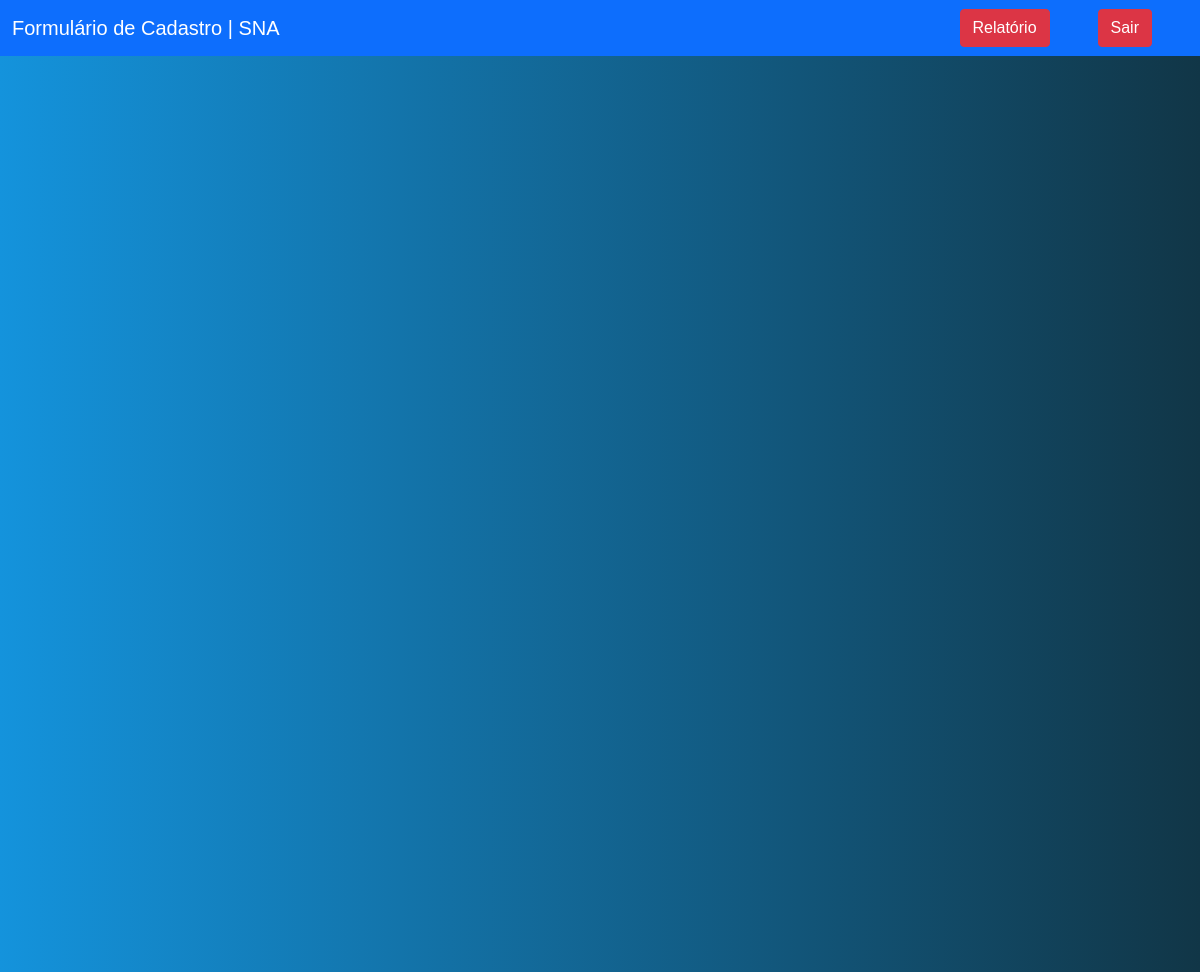
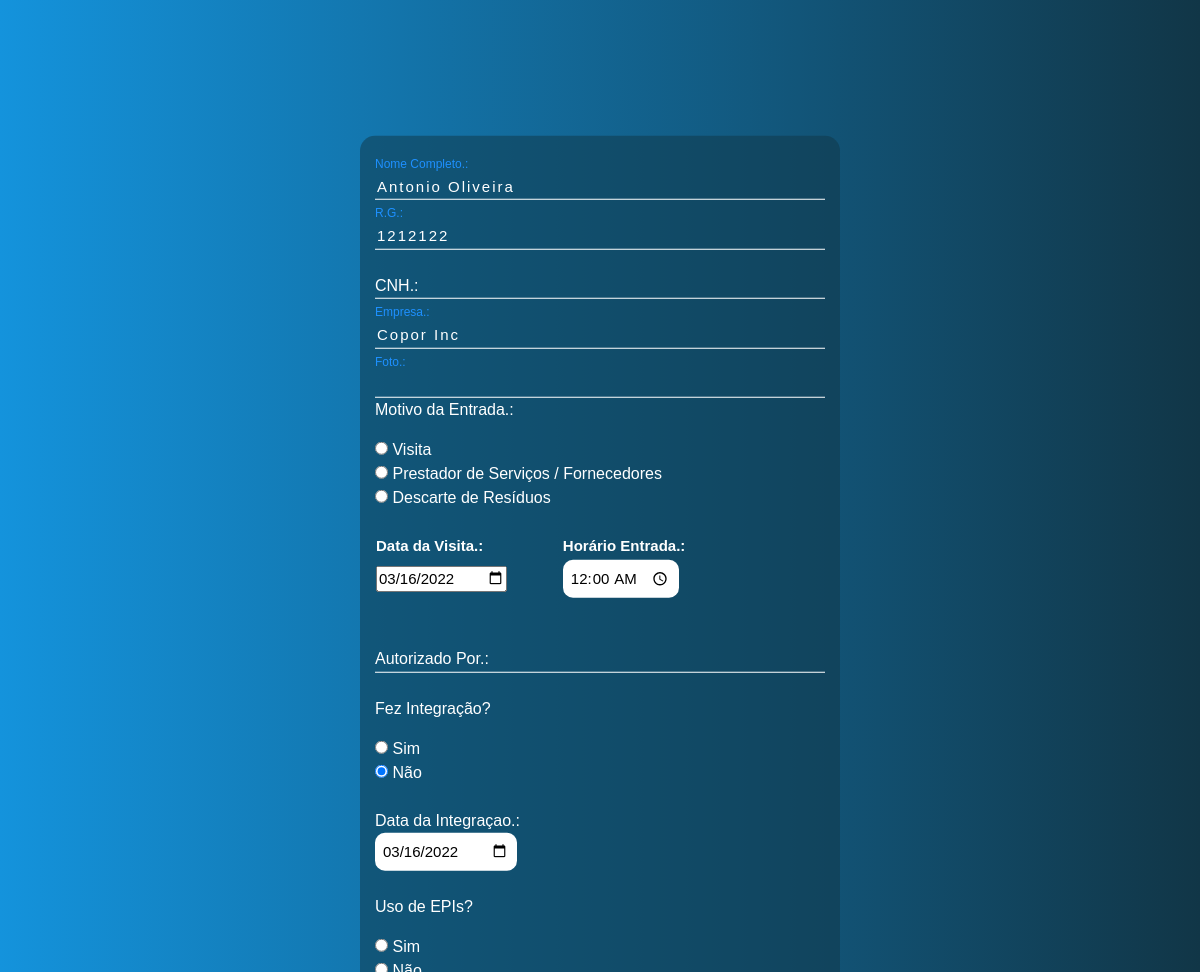
/formulario/edit.php?id=9, run on the app's committed database (2 pictures, top to bottom).
### tables this page shows
CREATE TABLE `tab_cadastro` (
  `id` int(11) NOT NULL,
  `nome` varchar(45) NOT NULL,
  `rg` varchar(20) NOT NULL,
  `cnh` varchar(20) NOT NULL,
  `empresa` varchar(45) NOT NULL,
  `foto` varchar(50) NOT NULL,
  `motivo` varchar(50) NOT NULL,
  `autorizadopor` varchar(50) NOT NULL,
  `data_visita` date NOT NULL,
  `Hora_Entrada` time NOT NULL,
  `integracao` varchar(15) NOT NULL,
  `data_integ` date NOT NULL,
  `usoepis` varchar(20) NOT NULL,
  `observ` varchar(100) NOT NULL,
  `login` varchar(20) DEFAULT NULL,
  `senha` varchar(10) DEFAULT NULL
);

### formulario/edit.php (the view, shortened to what this page needs)
<?php
    include_once('config.php');
    if(!empty($_GET['id']))
    {
        $id = $_GET['id'];
        $sqlSelect = "SELECT * FROM tab_cadastro WHERE id=$id";
        $result = $conexao->query($sqlSelect);
        if($result->num_rows > 0)
        {
            while($user_data = mysqli_fetch_assoc($result))
            {
                $nome = $user_data['nome'];
                $rg = $user_data['rg'];
                $cnh = $user_data['cnh'];
                $empresa = $user_data['empresa'];
                $foto = $user_data['foto'];
                $motivo = $user_data['motivo'];
                $data_visita = $user_data['data_visita'];
                $Hora_Entrada = $user_data['Hora_Entrada'];
                $autorizadopor = $user_data['autorizadopor'];
                $integracao = $user_data['integracao'];
                $data_integ = $user_data['data_integ'];
                $usoepis = $user_data['usoepis'];
            }
        }
        else
        {
            header('Location: sistema.php');
        }
    }
    else
        {
            header('Location: sistema.php');
        }
?>
<!DOCTYPE html>
<html lang="en">
<head>
    <link href="https://cdn.jsdelivr.net/npm/bootstrap@5.0.2/dist/css/bootstrap.min.css" rel="stylesheet">
</head>
<body>
    <nav class="navbar navbar-expand-lg navbar-dark bg-primary">
        <div class="container-fluid">
            <a class="navbar-brand" href="#">Formulário de Cadastro | SNA</a>
        </div>
        <div class="d-flex">
            <a href="sistema.php" class="btn btn-danger me-5">Relatório</a>
        </div>
        <div class="d-flex">
            <a href="sair.php" class="btn btn-danger me-5">Sair</a>
        </div>
    </nav>
    <div class="FotoPerfil">
    </div>
    <div class="box">
        <form action="formulario.php" method="POST">
            <fieldset>
                <br>
                <div class="inputBox">
                    <input type="text" name="nome" id="nome" class="inputUser" value="<?php echo $nome ?>" required>
                    <label for="nome" class="labelInput">Nome Completo.:</label>
                </div>
                <br>
                <div class="inputBox">
                    <input type="text" name="rg" id="rg" class="inputUser" value="<?php echo $rg ?>" required>
                    <label for="rg" class="labelInput">R.G.:</label>
                </div>
                <br>
                <div class="inputBox">
                    <input type="text" name="cnh" id="cnh" class="inputUser" value="<?php echo $cnh ?>" required>
                    <label for="cnh" class="labelInput">CNH.:</label>
                </div>
                <br>
                <div class="inputBox">
                    <input type="text" name="empresa" id="empresa" class="inputUser" value="<?php echo $empresa ?>" required>
                    <label for="empresa" class="labelInput">Empresa.:</label>
                </div>
                <br>
                <div class="inputBox">
                    <input type="text" name="foto" id="foto" class="inputUser" value="<?php echo $foto ?>">
                    <label for="foto" class="labelInput">Foto.:</label>
                </div>
                <p>Motivo da Entrada.:</p>
                <input type="radio" id="visita" name="motivo" value="visita" <?php echo $motivo == 'visita' ? 'checked' : '' ?> required>
                <label for="visita">Visita</label>
                <br>
                <input type="radio" id="prestserv" name="motivo" value="prestserv" <?php echo $motivo == 'prestserv' ? 'checked' : '' ?> required>
                <label for="prestserv">Prestador de Serviços / Fornecedores</label>
                <br>
                <input type="radio" id="descarte" name="motivo" value="descarte" <?php echo $motivo == 'descarte' ? 'checked' : '' ?> required>
                <label for="descarte">Descarte de Resíduos</label>
                <br><br>
                <table>
                    <tr>
                        <th>Data da Visita.:</th>
                        <th>Horário Entrada.:</th>
                    </tr>
                    <tr>
                        <td><input type="date" name="data_visita" id="data_visita" value="<?php echo $data_visita ?>" required></td>
                        <td><input type="time" name="Hora_Entrada" id="Hora_Entrada" value="<?php echo $Hora_Entrada ?>" required></td>
                    </tr>
                </table>
                <br><br>
                <div class="inputBox">
                    <input type="text" name="autorizadopor" id="autorizadopor" class="inputUser" value="<?php echo $autorizadopor ?>" required>
                    <label for="motivo" class="labelInput">Autorizado Por.:</label>
                </div>
                <br>
                <p>Fez Integração?</p>
                <input type="radio" id="sim" name="integ" value="sim" <?php echo $integracao == 'sim' ? 'checked' : '' ?> required>
                <label for="sim">Sim</label>
                <br>
                <input type="radio" id="nao" name="integ" value="nao" <?php echo $integracao == 'nao' ? 'checked' : '' ?> required>
                <label for="nao">Não</label>
                <br><br>
                <label for="data_integracao">Data da Integraçao.:</label><br>
                <input type="date" name="data_integracao" id="data_integracao" value="<?php echo $data_integ ?>" required>
                <br><br>
                 <p>Uso de EPIs?</p>
                <input type="radio" id="sim" name="usoepis" value="sim" <?php echo $usoepis == 'sim' ? 'checked' : '' ?> required>
                <label for="sim">Sim</label>
                <br>
                <input type="radio" id="nao" name="usoepis" value="nao" <?php echo $usoepis == 'nao' ? 'checked' : '' ?> required>
                <label for="nao">Não</label>
                <br><br>
                <br><br>
            </fieldset>
        </form>
    </div>
</body>
</html>

### formulario/edit.php (style rules this page uses)
body { font-family: Arial, Helvetica, sans-serif; background: linear-gradient(to right, rgb(20, 147, 220), rgb(17, 54, 71)); color: white; }
.box { color: white; position: absolute; top: 83%; left: 50%; transform: translate(-50%,-50%); background-color: rgba(17, 54, 71, 0.5); padding: 15px; border-radius: 15px; width: 40%; }
fieldset { border: 0px solid dodgerblue; }
.inputBox { position: relative; }
.inputUser { background: none; border: none; border-bottom: 1px solid white; outline: none; color: white; font-size: 15px; width: 100%; letter-spacing: 2px; }
.labelInput { position: absolute; top: 0px; left: 0px; pointer-events: none; transition: .5s; }
.inputUser:focus ~ .labelInput, .inputUser:valid ~ .labelInput { top: -20px; font-size: 12px; color: dodgerblue; }
#data_integracao { border: none; padding: 8px; border-radius: 10px; outline: none; font-size: 15px; }
.d-flex { color: black; }
table { font-family: sans-serif; font-size: 15px; text-align: left; height: 15px; }
th { width: 60%; height: 10px; }
#Hora_Entrada { border: none; padding: 8px; border-radius: 10px; outline: 5px; font-size: 15px; }

### data on the page
tab_cadastro: nome "Antonio Oliveira", rg "1212122", empresa "Copor Inc", motivo "☐ Visita", motivo "☐ Prestador de Serviços / Fornec", motivo "☐ Descarte de Resíduos", data_visita "03/16/2022", Hora_Entrada "00:00:00", integracao "☐ Sim", integracao "☑ Não", data_integracao "03/16/2022"
